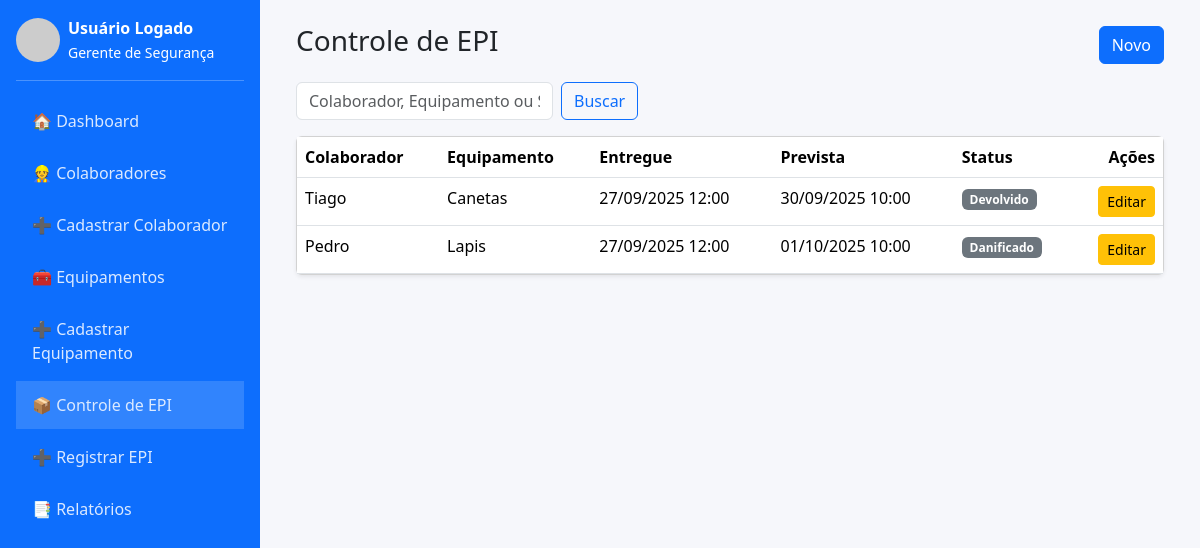
Page /epi/ on the committed database.
### core/models.py (models this page shows, shortened)
class EPIControle(models.Model):
    colaborador = models.ForeignKey(Colaborador, on_delete=models.CASCADE, related_name='epis')
    equipamento = models.ForeignKey(Equipamento, on_delete=models.CASCADE, related_name='movimentos')
    data_entrega = models.DateTimeField(default=timezone.now)
    data_prevista_devolucao = models.DateTimeField()
    data_devolucao = models.DateTimeField(null=True, blank=True)
    status = models.CharField(max_length=20, choices=EPIStatus.choices, default=EPIStatus.EMPRESTADO)
    observacao = models.TextField(blank=True)
    observacao_devolucao = models.TextField(blank=True)

class Colaborador(models.Model):
    nome = models.CharField(max_length=200)
    matricula = models.CharField(max_length=50, unique=True)
    cargo = models.CharField(max_length=100, blank=True)

class Equipamento(models.Model):
    nome = models.CharField(max_length=200)
    codigo = models.CharField(max_length=50, unique=True)
    descricao = models.TextField(blank=True)
    quantidade_total = models.PositiveIntegerField(default=1)

### core/views.py (the view)
# urls.py: path('epi/', views.epi_list, name='epi_list'),
def epi_list(request):
    q = request.GET.get('q','')
    qs = EPIControle.objects.select_related('colaborador','equipamento').all().order_by('-data_entrega')
    if q:
        qs = qs.filter(Q(colaborador__nome__icontains=q)|Q(equipamento__nome__icontains=q)|Q(status__icontains=q))
    return render(request, 'core/epi_list.html', {'objetos': qs, 'q': q})

### core/templates/core/epi_list.html
{% extends 'core/base.html' %}{% block content %}
<div class="container">
  <div class="d-flex justify-content-between align-items-center mb-3"><h3>Controle de EPI</h3><a class="btn btn-primary" href="{% url 'core:epi_create' %}">Novo</a></div>
  <form class="row g-2 mb-3" method="get"><div class="col-auto"><input type="text" class="form-control" name="q" placeholder="Colaborador, Equipamento ou Status" value="{{ q }}"></div><div class="col-auto"><button class="btn btn-outline-primary">Buscar</button></div></form>
  <div class="card shadow-sm"><div class="table-responsive"><table class="table table-hover mb-0">
    <thead><tr><th>Colaborador</th><th>Equipamento</th><th>Entregue</th><th>Prevista</th><th>Status</th><th class="text-end">Ações</th></tr></thead>
    <tbody>
      {% for obj in objetos %}
      <tr>
        <td>{{ obj.colaborador.nome }}</td><td>{{ obj.equipamento.nome }}</td>
        <td>{{ obj.data_entrega|date:'d/m/Y H:i' }}</td>
        <td>{{ obj.data_prevista_devolucao|date:'d/m/Y H:i' }}</td>
        <td><span class="badge text-bg-secondary">{{ obj.get_status_display }}</span></td>
        <td class="text-end"><a class="btn btn-sm btn-warning" href="{% url 'core:epi_update' obj.pk %}">Editar</a></td>
      </tr>
      {% empty %}<tr><td colspan="6" class="text-center">Nenhum registro</td></tr>{% endfor %}
    </tbody>
  </table></div></div>
</div>{% endblock %}

### core/templates/core/base.html (shortened to what this page needs)
{% load static %}
<!doctype html>
<html lang="pt-br">
<head>
  <link href="https://cdn.jsdelivr.net/npm/bootstrap@5.3.3/dist/css/bootstrap.min.css" rel="stylesheet">
</head>
<body>
  <div class="sidebar d-flex flex-column p-3">
    <div class="d-flex align-items-center gap-2 user-card" data-bs-toggle="dropdown" aria-expanded="false">
      <img src="https://i.pravatar.cc/100?img=3" class="avatar" alt="Foto Usuário">
      <div><div class="fw-semibold">Usuário Logado</div><small>Gerente de Segurança</small></div>
    </div>
    <hr>
    <nav class="d-flex flex-column gap-1">
      <a href="{% url 'core:dashboard' %}" class="{% if request.resolver_match.url_name == 'dashboard' %}active{% endif %}">🏠 Dashboard</a>
      <a href="{% url 'core:colaboradores_list' %}" class="{% if 'colaboradores' in request.path and 'novo' not in request.path and 'editar' not in request.path %}active{% endif %}">👷 Colaboradores</a>
      <a href="{% url 'core:colaboradores_create' %}" class="{% if request.resolver_match.url_name == 'colaboradores_create' %}active{% endif %}">➕ Cadastrar Colaborador</a>
      <a href="{% url 'core:equipamentos_list' %}" class="{% if 'equipamentos' in request.path and 'novo' not in request.path and 'editar' not in request.path %}active{% endif %}">🧰 Equipamentos</a>
      <a href="{% url 'core:equipamentos_create' %}" class="{% if request.resolver_match.url_name == 'equipamentos_create' %}active{% endif %}">➕ Cadastrar Equipamento</a>
      <a href="{% url 'core:epi_list' %}" class="{% if 'epi' in request.path and 'novo' not in request.path and 'editar' not in request.path %}active{% endif %}">📦 Controle de EPI</a>
      <a href="{% url 'core:epi_create' %}" class="{% if request.resolver_match.url_name == 'epi_create' %}active{% endif %}">➕ Registrar EPI</a>
      <a href="{% url 'core:relatorios' %}" class="{% if request.resolver_match.url_name == 'relatorios' %}active{% endif %}">📑 Relatórios</a>
    </nav>
  </div>
  <main class="content p-4">{% include 'core/_messages.html' %}{% block content %}{% endblock %}</main>
</body></html>

### core/templates/core/base.html (style rules this page uses)
body { background: #f6f7fb; }
.sidebar { width: 260px; min-height: 100vh; background: #0d6efd; color: #fff; position: fixed; }
.sidebar a { color: #dbe9ff; text-decoration: none; display: block; padding: .75rem 1rem; }
.sidebar a.active, .sidebar a:hover { background: rgba(255,255,255,.15); }
.content { margin-left: 260px; }
.user-card { cursor: pointer; }
.avatar { width: 44px; height: 44px; border-radius: 50%; object-fit: cover; }

### rows in the picture
EPIControle: colaborador.nome "Tiago", equipamento.nome "Canetas", data_entrega "27/09/2025 12:00", data_prevista_devolucao "30/09/2025 10:00", status "Devolvido"
EPIControle: colaborador.nome "Pedro", equipamento.nome "Lapis", data_entrega "27/09/2025 12:00", data_prevista_devolucao "01/10/2025 10:00", status "Danificado"
